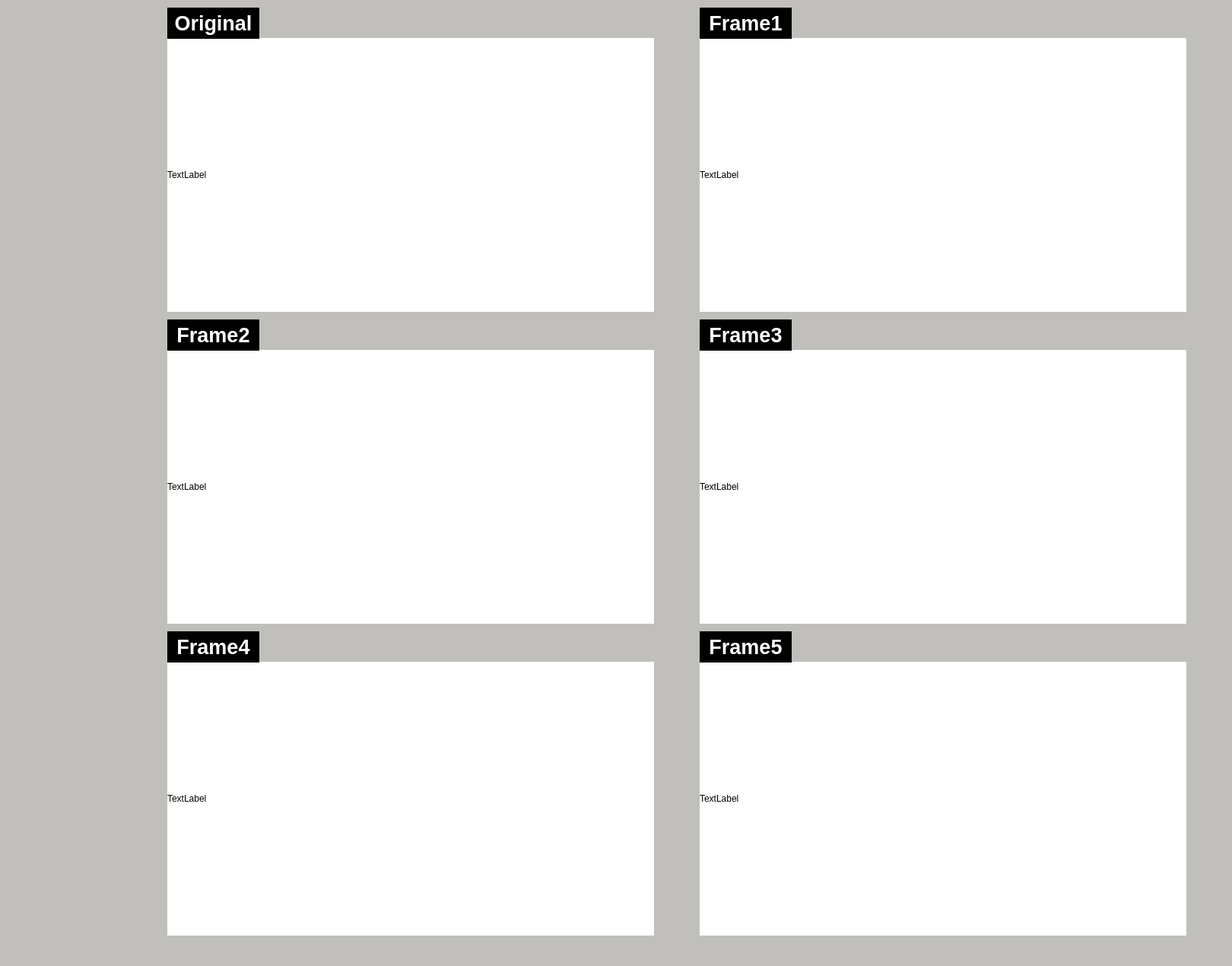
<?xml version="1.0" encoding="UTF-8"?>
<ui version="4.0">
 <class>SecondWindowDesign</class>
 <widget class="QMainWindow" name="SecondWindowDesign">
  <property name="geometry">
   <rect>
    <x>0</x>
    <y>0</y>
    <width>1620</width>
    <height>1270</height>
   </rect>
  </property>
  <property name="windowTitle">
   <string>Second Window</string>
  </property>
  <property name="windowIcon">
   <iconset>
    <normaloff>:/images/icon.png</normaloff>:/images/icon.png</iconset>
  </property>
  <property name="styleSheet">
   <string notr="true">background-color: rgb(192, 191, 188);</string>
  </property>
  <property name="locale">
   <locale language="English" country="Australia"/>
  </property>
  <widget class="QWidget" name="centralwidget">
   <widget class="QLabel" name="frame_org">
    <property name="geometry">
     <rect>
      <x>220</x>
      <y>50</y>
      <width>640</width>
      <height>360</height>
     </rect>
    </property>
    <property name="styleSheet">
     <string notr="true">background-color: rgb(255, 255, 255);</string>
    </property>
    <property name="text">
     <string>TextLabel</string>
    </property>
   </widget>
   <widget class="QLabel" name="frame_1">
    <property name="geometry">
     <rect>
      <x>920</x>
      <y>50</y>
      <width>640</width>
      <height>360</height>
     </rect>
    </property>
    <property name="styleSheet">
     <string notr="true">background-color: rgb(255, 255, 255);</string>
    </property>
    <property name="text">
     <string>TextLabel</string>
    </property>
   </widget>
   <widget class="QLabel" name="frame_4">
    <property name="geometry">
     <rect>
      <x>220</x>
      <y>870</y>
      <width>640</width>
      <height>360</height>
     </rect>
    </property>
    <property name="styleSheet">
     <string notr="true">background-color: rgb(255, 255, 255);</string>
    </property>
    <property name="text">
     <string>TextLabel</string>
    </property>
   </widget>
   <widget class="QLabel" name="frame_3">
    <property name="geometry">
     <rect>
      <x>920</x>
      <y>460</y>
      <width>640</width>
      <height>360</height>
     </rect>
    </property>
    <property name="styleSheet">
     <string notr="true">background-color: rgb(255, 255, 255);</string>
    </property>
    <property name="text">
     <string>TextLabel</string>
    </property>
   </widget>
   <widget class="QLabel" name="frame_2">
    <property name="geometry">
     <rect>
      <x>220</x>
      <y>460</y>
      <width>640</width>
      <height>360</height>
     </rect>
    </property>
    <property name="styleSheet">
     <string notr="true">background-color: rgb(255, 255, 255);</string>
    </property>
    <property name="text">
     <string>TextLabel</string>
    </property>
   </widget>
   <widget class="QLabel" name="frame_5">
    <property name="geometry">
     <rect>
      <x>920</x>
      <y>870</y>
      <width>640</width>
      <height>360</height>
     </rect>
    </property>
    <property name="styleSheet">
     <string notr="true">background-color: rgb(255, 255, 255);</string>
    </property>
    <property name="text">
     <string>TextLabel</string>
    </property>
   </widget>
   <widget class="QLabel" name="label_7">
    <property name="geometry">
     <rect>
      <x>220</x>
      <y>10</y>
      <width>121</width>
      <height>41</height>
     </rect>
    </property>
    <property name="styleSheet">
     <string notr="true">background-color: rgb(0, 0, 0);
color: rgb(255, 255, 255);</string>
    </property>
    <property name="text">
     <string>&lt;html&gt;&lt;head/&gt;&lt;body&gt;&lt;p align=&quot;center&quot;&gt;&lt;span style=&quot; font-size:20pt; font-weight:700;&quot;&gt;Original&lt;/span&gt;&lt;/p&gt;&lt;/body&gt;&lt;/html&gt;</string>
    </property>
   </widget>
   <widget class="QLabel" name="label_8">
    <property name="geometry">
     <rect>
      <x>920</x>
      <y>10</y>
      <width>121</width>
      <height>41</height>
     </rect>
    </property>
    <property name="styleSheet">
     <string notr="true">background-color: rgb(0, 0, 0);
color: rgb(255, 255, 255);</string>
    </property>
    <property name="text">
     <string>&lt;html&gt;&lt;head/&gt;&lt;body&gt;&lt;p align=&quot;center&quot;&gt;&lt;span style=&quot; font-size:20pt; font-weight:700;&quot;&gt;Frame1&lt;/span&gt;&lt;/p&gt;&lt;/body&gt;&lt;/html&gt;</string>
    </property>
   </widget>
   <widget class="QLabel" name="label_9">
    <property name="geometry">
     <rect>
      <x>220</x>
      <y>420</y>
      <width>121</width>
      <height>41</height>
     </rect>
    </property>
    <property name="styleSheet">
     <string notr="true">background-color: rgb(0, 0, 0);
color: rgb(255, 255, 255);</string>
    </property>
    <property name="text">
     <string>&lt;html&gt;&lt;head/&gt;&lt;body&gt;&lt;p align=&quot;center&quot;&gt;&lt;span style=&quot; font-size:20pt; font-weight:700;&quot;&gt;Frame2&lt;/span&gt;&lt;/p&gt;&lt;/body&gt;&lt;/html&gt;</string>
    </property>
   </widget>
   <widget class="QLabel" name="label_10">
    <property name="geometry">
     <rect>
      <x>920</x>
      <y>420</y>
      <width>121</width>
      <height>41</height>
     </rect>
    </property>
    <property name="styleSheet">
     <string notr="true">background-color: rgb(0, 0, 0);
color: rgb(255, 255, 255);</string>
    </property>
    <property name="text">
     <string>&lt;html&gt;&lt;head/&gt;&lt;body&gt;&lt;p align=&quot;center&quot;&gt;&lt;span style=&quot; font-size:20pt; font-weight:700;&quot;&gt;Frame3&lt;/span&gt;&lt;/p&gt;&lt;/body&gt;&lt;/html&gt;</string>
    </property>
   </widget>
   <widget class="QLabel" name="label_11">
    <property name="geometry">
     <rect>
      <x>220</x>
      <y>830</y>
      <width>121</width>
      <height>41</height>
     </rect>
    </property>
    <property name="styleSheet">
     <string notr="true">background-color: rgb(0, 0, 0);
color: rgb(255, 255, 255);</string>
    </property>
    <property name="text">
     <string>&lt;html&gt;&lt;head/&gt;&lt;body&gt;&lt;p align=&quot;center&quot;&gt;&lt;span style=&quot; font-size:20pt; font-weight:700;&quot;&gt;Frame4&lt;/span&gt;&lt;/p&gt;&lt;/body&gt;&lt;/html&gt;</string>
    </property>
   </widget>
   <widget class="QLabel" name="label_12">
    <property name="geometry">
     <rect>
      <x>920</x>
      <y>830</y>
      <width>121</width>
      <height>41</height>
     </rect>
    </property>
    <property name="styleSheet">
     <string notr="true">background-color: rgb(0, 0, 0);
color: rgb(255, 255, 255);</string>
    </property>
    <property name="text">
     <string>&lt;html&gt;&lt;head/&gt;&lt;body&gt;&lt;p align=&quot;center&quot;&gt;&lt;span style=&quot; font-size:20pt; font-weight:700;&quot;&gt;Frame5&lt;/span&gt;&lt;/p&gt;&lt;/body&gt;&lt;/html&gt;</string>
    </property>
   </widget>
  </widget>
  <action name="action_Quit">
   <property name="text">
    <string>&amp;Quit</string>
   </property>
   <property name="shortcut">
    <string>Ctrl+Q</string>
   </property>
   <property name="shortcutContext">
    <enum>Qt::ApplicationShortcut</enum>
   </property>
  </action>
  <action name="action_Preferences">
   <property name="text">
    <string>&amp;Preferences</string>
   </property>
  </action>
  <action name="actionAbout">
   <property name="text">
    <string>&amp;About</string>
   </property>
  </action>
  <action name="actionAbout_Qt">
   <property name="text">
    <string>About &amp;Qt</string>
   </property>
  </action>
 </widget>
 <resources/>
 <connections/>
</ui>
